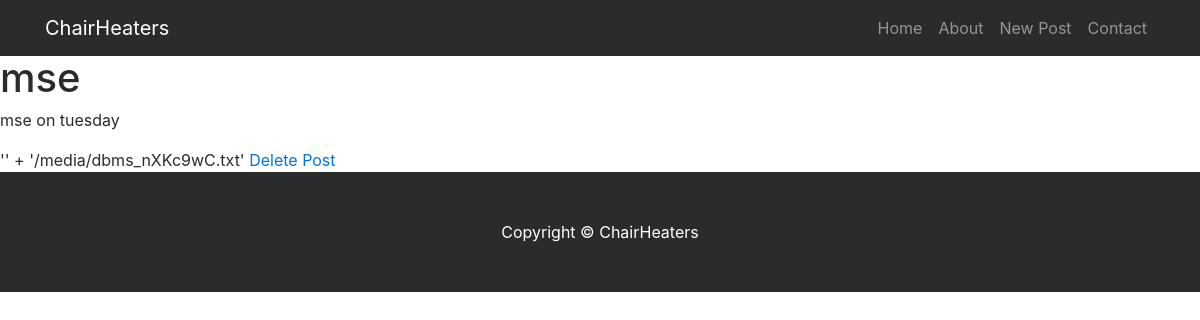
The app's page /uploads/5/ with its own data.
### uploads/models.py (models this page shows, shortened)
class upload(models.Model):
	username = models.CharField(max_length=100)
	user = models.ForeignKey(settings.AUTH_USER_MODEL,default=1)
	title = models.CharField(max_length=100)
	description = models.CharField(max_length=300,default=None)
	docFile = models.FileField(default=None,blank=True,null=True)
	timestamp = models.DateTimeField(auto_now=False,auto_now_add=True)
	class Meta:
		ordering = ["-timestamp"]

### uploads/views.py (the view)
# urls.py: url(r'^(?P<id>\d+)/$', views.post_detail,name="detail"),
def post_detail(request,id=None):
	instance = get_object_or_404(upload,id=id)
	context = {"title":instance.title,"instance":instance}
	return render(request,"post_detail.html",context)

### uploads/templates/post_detail.html (shortened to what this page needs)
{% extends "base.html" %}
{% block content %}
<h1>{{title}}</h1>
<p class="content-markdown">{{instance.description}}</p>
{% if instance.docFile %}
'{{settings.MEDIA_ROOT}}' + '{{instance.docFile.url}}'
{% endif %}
<a href="/uploads/{{instance.id}}/delete/">Delete Post</a>
{% endblock %}

### uploads/static/uploads/css/blog-home.css (style rules this page uses)
html,body { height: 100%; }
body { padding-top: 54px; }
@media (min-width: 992px) { body { padding-top: 56px; } }

### records on screen
upload: title "mse", description "mse on tuesday", docFile "/media/dbms_nXKc9wC.txt"
